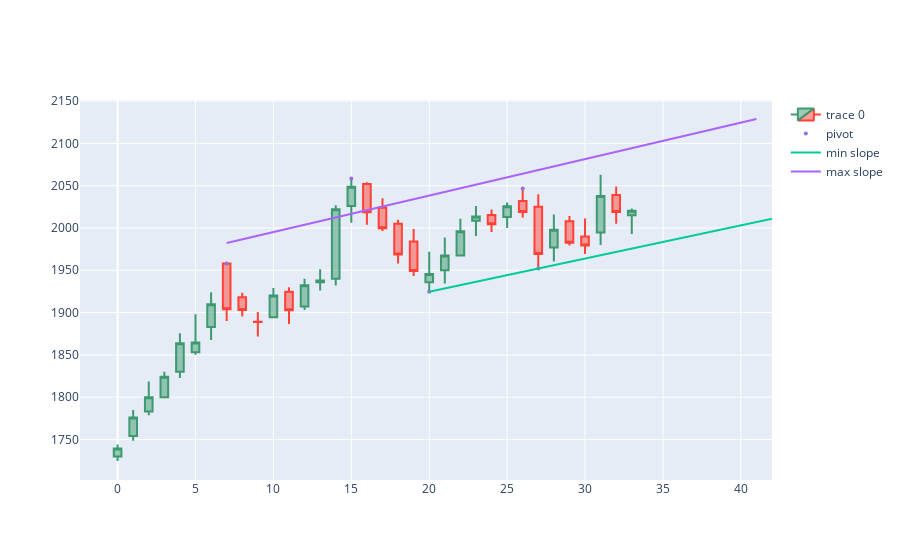

The cell this chart's notebook holds for it:
### Code cell
import numpy as np
from matplotlib import pyplot
from scipy.stats import linregress

backcandles = 200

#candleid = 4696
candleid = len(df)-1

maxim = np.array([])
minim = np.array([])
xxmin = np.array([])
xxmax = np.array([])

# for i in range(candleid-backcandles, candleid+1):
#     if df.iloc[i].pivot == 1:
#         minim = np.append(minim, df.iloc[i].low)
#         xxmin = np.append(xxmin, i) #could be i instead df.iloc[i].name
#     if df.iloc[i].pivot == 2:
#         maxim = np.append(maxim, df.iloc[i].high)
#         xxmax = np.append(xxmax, i) # df.iloc[i].name
        
        
for i in range(max(0, candleid - backcandles), candleid + 1):
    if df.iloc[i].pivot == 1:
        minim = np.append(minim, df.iloc[i].low)
        xxmin = np.append(xxmin, i)
    if df.iloc[i].pivot == 2:
        maxim = np.append(maxim, df.iloc[i].high)
        xxmax = np.append(xxmax, i)      
        
        
        
        
        
        
#slmin, intercmin = np.polyfit(xxmin, minim,1) #numpy
#slmax, intercmax = np.polyfit(xxmax, maxim,1)

slmin, intercmin, rmin, pmin, semin = linregress(xxmin, minim)
slmax, intercmax, rmax, pmax, semax = linregress(xxmax, maxim)

print(rmin, rmax)

dfpl = df[candleid-backcandles-10:candleid+backcandles+10]

fig = go.Figure(data=[go.Candlestick(x=dfpl.index,
                open=dfpl['open'],
                high=dfpl['high'],
                low=dfpl['low'],
                close=dfpl['close'])])

fig.add_scatter(x=dfpl.index, y=dfpl['pointpos'], mode="markers",
                marker=dict(size=4, color="MediumPurple"),
                name="pivot")

#-------------------------------------------------------------------------
# Fitting intercepts to meet highest or lowest candle point in time slice
#adjintercmin = df.low.loc[candleid-backcandles:candleid].min() - slmin*df.low.iloc[candleid-backcandles:candleid].idxmin()
#adjintercmax = df.high.loc[candleid-backcandles:candleid].max() - slmax*df.high.iloc[candleid-backcandles:candleid].idxmax()

xxmin = np.append(xxmin, xxmin[-1]+15)
xxmax = np.append(xxmax, xxmax[-1]+15)
#fig.add_trace(go.Scatter(x=xxmin, y=slmin*xxmin + adjintercmin, mode='lines', name='min slope'))
#fig.add_trace(go.Scatter(x=xxmax, y=slmax*xxmax + adjintercmax, mode='lines', name='max slope'))

fig.add_trace(go.Scatter(x=xxmin, y=slmin*xxmin + intercmin, mode='lines', name='min slope'))
fig.add_trace(go.Scatter(x=xxmax, y=slmax*xxmax + intercmax, mode='lines', name='max slope'))
fig.update_layout(xaxis_rangeslider_visible=False)
fig.show()

### Figure 1 — Plotly figure (JSON) as saved in the notebook; plotly's stock layout.template omitted (floating-point values rounded to 4 significant figures)
{"data": [{"close": [1739.0, 1776.0, 1800.0, 1824.0, 1864.0, 1864.0, 1910.0, 1904.0, 1903, 1889.0, 1920.0, 1903.0, 1932.0, 1938.0, 2022.0, 2049.0, 2019.0, 2000.0, 1969.0, 1949.0, 1946.0, 1968.0, 1996.0, 2014.0, 2005.0, 2026.0, 2019.0, 1969.0, 1998.0, 1983.0, 1979.0, 2038.0, 2019.0, 2020.0], "high": [1744, 1785.0, 1818.0, 1830.0, 1876.0, 1898, 1924, 1958, 1924.0, 1901.0, 1929, 1930, 1940, 1951.0, 2027, 2058.0, 2054.0, 2035.0, 2010.0, 1999.0, 1972.0, 1989.0, 2011.0, 2026, 2022, 2030, 2047.0, 2040.0, 2016.0, 2014.0, 2011.0, 2063.0, 2049, 2023.0], "low": [1725.0, 1749.0, 1779.0, 1799, 1823.0, 1850.0, 1868.0, 1890, 1895.0, 1872.0, 1894.0, 1887.0, 1903, 1926.0, 1932.0, 2006.0, 2004.0, 1997.0, 1958.0, 1943.0, 1925.0, 1934.0, 1968.0, 1991.0, 1995.0, 2000, 2012, 1952.0, 1960.0, 1979.0, 1969.0, 1980, 2005, 1993.0], "open": [1730.0, 1754, 1783, 1800, 1830, 1853.0, 1883, 1958, 1918, 1889.0, 1894.0, 1924.0, 1907.0, 1936, 1940, 2026, 2052, 2024, 2005, 1984, 1936, 1950, 1968.0, 2009.0, 2015.0, 2013, 2032, 2025, 1977, 2008, 1990.0, 1995.0, 2039, 2015.0], "type": "candlestick", "x": [0, 1, 2, 3, 4, 5, 6, 7, 8, 9, 10, 11, 12, 13, 14, 15, 16, 17, 18, 19, 20, 21, 22, 23, 24, 25, 26, 27, 28, 29, 30, 31, 32, 33]}, {"marker": {"color": "MediumPurple", "size": 4}, "mode": "markers", "name": "pivot", "type": "scatter", "x": [0, 1, 2, 3, 4, 5, 6, 7, 8, 9, 10, 11, 12, 13, 14, 15, 16, 17, 18, 19, 20, 21, 22, 23, 24, 25, 26, 27, 28, 29, 30, 31, 32, 33], "y": [null, null, null, null, null, null, null, 1958.0, null, null, null, null, null, null, null, 2059.0, null, null, null, null, 1925.0, null, null, null, null, null, 2047.0, 1952.0, null, null, null, null, null, null]}, {"mode": "lines", "name": "min slope", "type": "scatter", "x": [20, 27, 42], "y": [1925.0, 1952.0, 2011.0]}, {"mode": "lines", "name": "max slope", "type": "scatter", "x": [7, 15, 26, 41], "y": [1982.0, 2017.0, 2064.0, 2129.0]}], "layout": {"xaxis": {"rangeslider": {"visible": false}}}}
